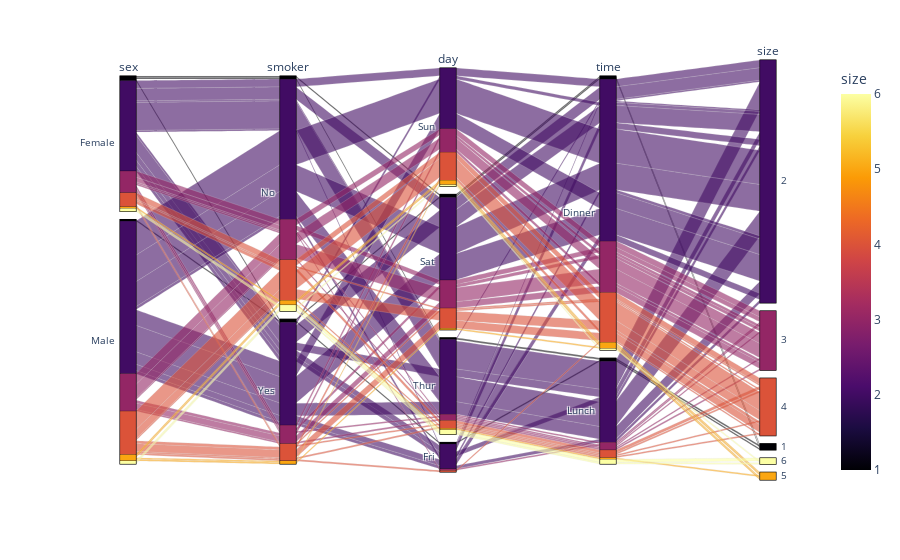

Here is the notebook cell this chart was saved with:
### Code cell
import plotly.express as px
df = px.data.tips()
fig = px.parallel_categories(df, color="size", color_continuous_scale=px.colors.sequential.Inferno)
fig.show()

### Figure 1 — Plotly figure (JSON) as saved in the notebook; plotly's stock layout.template omitted (floating-point values rounded to 4 significant figures; data arrays with more than 128 entries replaced by an {"elided": "..."} marker saying what was removed)
{"data": [{"dimensions": [{"label": "sex", "values": {"elided": "244 str values"}}, {"label": "smoker", "values": {"elided": "244 str values"}}, {"label": "day", "values": {"elided": "244 str values"}}, {"label": "time", "values": {"elided": "244 str values"}}, {"label": "size", "values": {"elided": "244 int values"}}], "domain": {"x": [0, 1], "y": [0, 1]}, "line": {"color": {"elided": "244 int values"}, "coloraxis": "coloraxis"}, "name": "", "type": "parcats"}], "layout": {"coloraxis": {"colorbar": {"title": {"text": "size"}}, "colorscale": [[0, "#000004"], [0.1111, "#1b0c41"], [0.2222, "#4a0c6b"], [0.3333, "#781c6d"], [0.4444, "#a52c60"], [0.5556, "#cf4446"], [0.6667, "#ed6925"], [0.7778, "#fb9b06"], [0.8889, "#f7d13d"], [1, "#fcffa4"]]}, "legend": {"tracegroupgap": 0}, "margin": {"t": 60}}}
